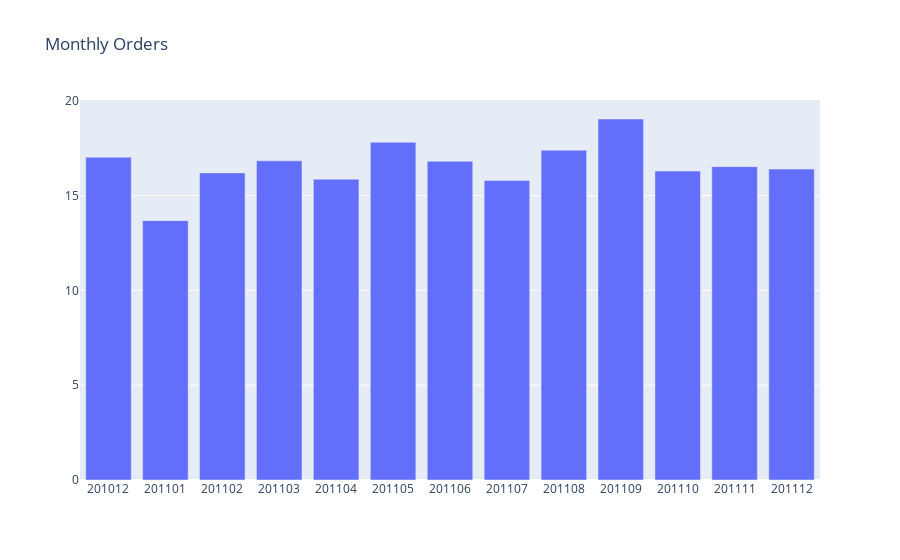

Here is the notebook cell this chart was saved with:
### Code cell
plot_rev(df_monthly_revenue, 'InvoiceYearMonth', 'Revenue',
         'category', 'Monthly Orders', go.Bar)

### Figure 1 — Plotly figure (JSON) as saved in the notebook; plotly's stock layout.template omitted (floating-point values rounded to 4 significant figures)
{"data": [{"type": "bar", "x": [201012, 201101, 201102, 201103, 201104, 201105, 201106, 201107, 201108, 201109, 201110, 201111, 201112], "y": [17.02, 13.68, 16.2, 16.83, 15.87, 17.81, 16.81, 15.8, 17.39, 19.04, 16.29, 16.53, 16.4]}], "layout": {"title": {"text": "Monthly Orders"}, "xaxis": {"type": "category"}}}
